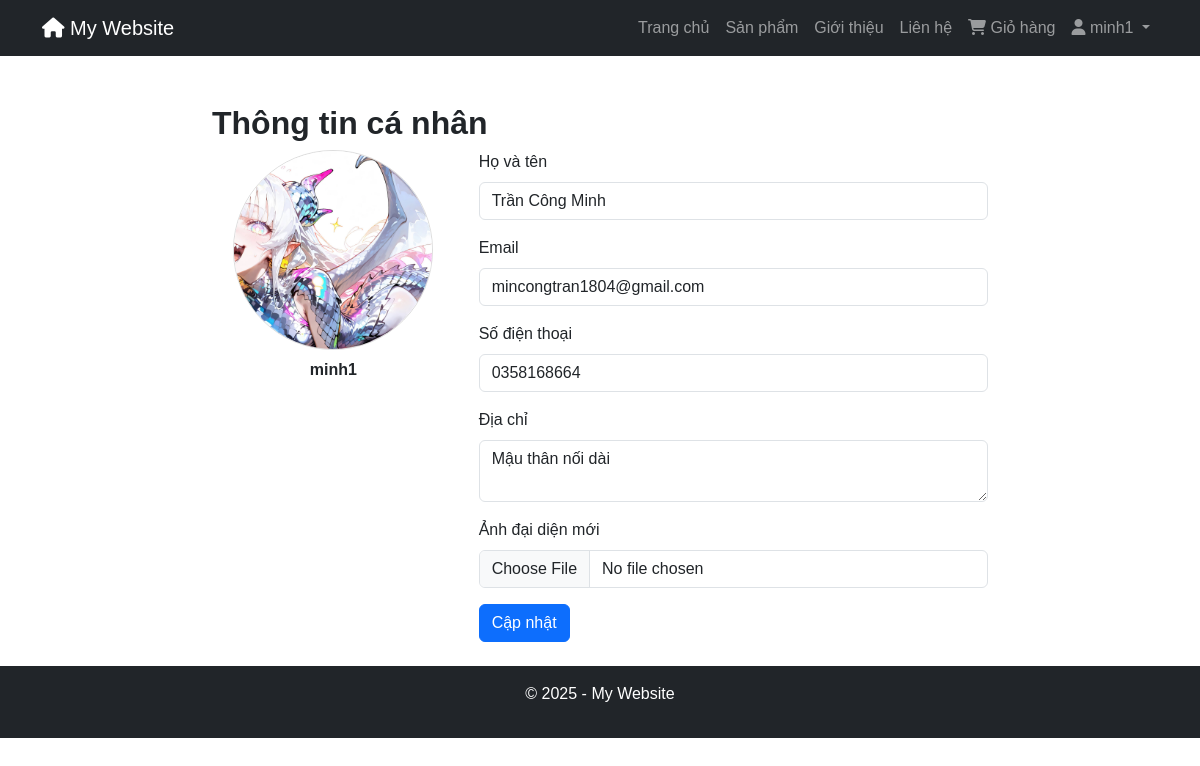
The app's page /profile.php (signed in) with its own data.
### tables this page shows
CREATE TABLE `users` (
  `id` int(11) NOT NULL,
  `username` varchar(100) NOT NULL,
  `fullname` varchar(150) NOT NULL,
  `email` varchar(150) NOT NULL,
  `phone` varchar(20) DEFAULT NULL,
  `address` varchar(255) DEFAULT NULL,
  `password` varchar(255) NOT NULL,
  `avatar` varchar(255) DEFAULT NULL,
  `created_at` timestamp NOT NULL DEFAULT current_timestamp()
);

### profile.php (the view, shortened to what this page needs)
<?php
require 'includes/db.php';
$user_id = $_SESSION['user_id'];
$stmt = $conn->prepare("SELECT username, email, fullname, phone, address, avatar FROM users WHERE id=?");
$stmt->bind_param("i", $user_id);
$stmt->execute();
$user = $stmt->get_result()->fetch_assoc();
?>
<?php include 'includes/header.php'; ?>
<?php include 'includes/navbar.php'; ?>
<div class="container mt-5" style="max-width:800px;">
    <h2>Thông tin cá nhân</h2>
    <div class="row">
        <div class="col-md-4 text-center">
            <div style="width:200px;height:200px;border:1px solid #ddd;margin:auto;overflow:hidden;border-radius:50%;">
                <img src="uploads/avatars/<?php echo $user['avatar'] ? htmlspecialchars($user['avatar']) : 'default.png'; ?>"
                    alt="Avatar"
                    style="width:100%;height:100%;object-fit:cover;">
            </div>
            <p class="mt-2"><strong><?php echo htmlspecialchars($user['username']); ?></strong></p>
        </div>
        <div class="col-md-8">
            <form method="POST" enctype="multipart/form-data">
                <div class="mb-3">
                    <label class="form-label">Họ và tên</label>
                    <input type="text" name="fullname" class="form-control"
                        value="<?php echo htmlspecialchars($user['fullname']); ?>" required>
                </div>
                <div class="mb-3">
                    <label class="form-label">Email</label>
                    <input type="email" name="email" class="form-control"
                        value="<?php echo htmlspecialchars($user['email']); ?>" required>
                </div>
                <div class="mb-3">
                    <label class="form-label">Số điện thoại</label>
                    <input type="text" name="phone" class="form-control"
                        value="<?php echo htmlspecialchars($user['phone']); ?>">
                </div>
                <div class="mb-3">
                    <label class="form-label">Địa chỉ</label>
                    <textarea name="address" class="form-control"><?php echo htmlspecialchars($user['address']); ?></textarea>
                </div>
                <div class="mb-3">
                    <label class="form-label">Ảnh đại diện mới</label>
                    <input type="file" name="avatar" class="form-control" accept="image/*">
                </div>
                <button class="btn btn-primary" type="submit">Cập nhật</button>
            </form>
        </div>
    </div>
</div>
<?php include 'includes/footer.php'; ?>

### assets/css/style.css (style rules this page uses)
body { font-family: Arial, sans-serif; }
h1, h2 { font-weight: bold; }

### records on screen
users: avatar (picture), username "minh1", fullname "Trần Công Minh", email "mincongtran1804@gmail.com", phone "0358168664", address "Mậu thân nối dài"

### other values on screen
$_SESSION['username'] "minh1"
